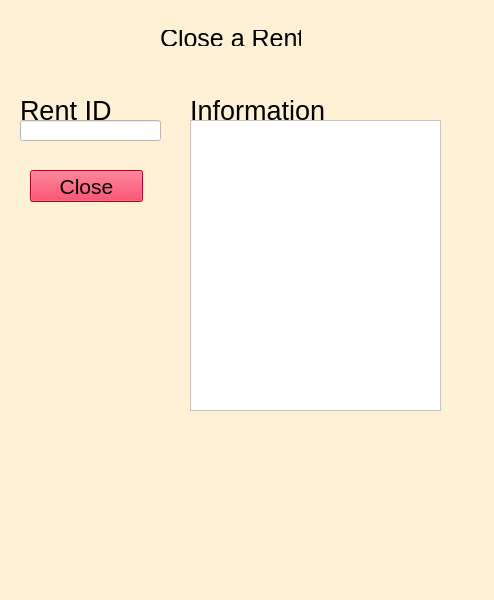
<?xml version="1.0" encoding="UTF-8"?>
<ui version="4.0">
 <class>MainWindow</class>
 <widget class="QMainWindow" name="MainWindow">
  <property name="geometry">
   <rect>
    <x>0</x>
    <y>0</y>
    <width>494</width>
    <height>600</height>
   </rect>
  </property>
  <property name="windowTitle">
   <string>MainWindow</string>
  </property>
  <property name="styleSheet">
   <string notr="true">background-color: rgb(255, 254, 225);
background-color: rgb(255, 241, 214);</string>
  </property>
  <widget class="QWidget" name="centralwidget">
   <widget class="QLabel" name="label">
    <property name="geometry">
     <rect>
      <x>160</x>
      <y>30</y>
      <width>141</width>
      <height>16</height>
     </rect>
    </property>
    <property name="font">
     <font>
      <pointsize>19</pointsize>
     </font>
    </property>
    <property name="text">
     <string>Close a Rent</string>
    </property>
   </widget>
   <widget class="QPushButton" name="pushButton">
    <property name="geometry">
     <rect>
      <x>30</x>
      <y>170</y>
      <width>113</width>
      <height>32</height>
     </rect>
    </property>
    <property name="font">
     <font>
      <pointsize>16</pointsize>
     </font>
    </property>
    <property name="styleSheet">
     <string notr="true">background-color: rgb(91, 255, 102);
background-color: rgb(252, 0, 46);</string>
    </property>
    <property name="text">
     <string>Close</string>
    </property>
   </widget>
   <widget class="QListWidget" name="listWidget">
    <property name="geometry">
     <rect>
      <x>190</x>
      <y>120</y>
      <width>251</width>
      <height>291</height>
     </rect>
    </property>
    <property name="styleSheet">
     <string notr="true">background-color: rgb(255, 255, 255);</string>
    </property>
   </widget>
   <widget class="QLabel" name="label_5">
    <property name="geometry">
     <rect>
      <x>190</x>
      <y>100</y>
      <width>141</width>
      <height>20</height>
     </rect>
    </property>
    <property name="font">
     <font>
      <pointsize>20</pointsize>
     </font>
    </property>
    <property name="text">
     <string>Information</string>
    </property>
   </widget>
   <widget class="QLabel" name="label_2">
    <property name="geometry">
     <rect>
      <x>20</x>
      <y>100</y>
      <width>141</width>
      <height>20</height>
     </rect>
    </property>
    <property name="font">
     <font>
      <pointsize>20</pointsize>
     </font>
    </property>
    <property name="text">
     <string>Rent ID</string>
    </property>
   </widget>
   <widget class="QLineEdit" name="lineEdit">
    <property name="geometry">
     <rect>
      <x>20</x>
      <y>120</y>
      <width>141</width>
      <height>21</height>
     </rect>
    </property>
    <property name="styleSheet">
     <string notr="true">background-color: rgb(255, 255, 255);</string>
    </property>
   </widget>
  </widget>
  <widget class="QMenuBar" name="menubar">
   <property name="geometry">
    <rect>
     <x>0</x>
     <y>0</y>
     <width>494</width>
     <height>22</height>
    </rect>
   </property>
  </widget>
  <widget class="QStatusBar" name="statusbar"/>
 </widget>
 <resources/>
 <connections/>
</ui>
